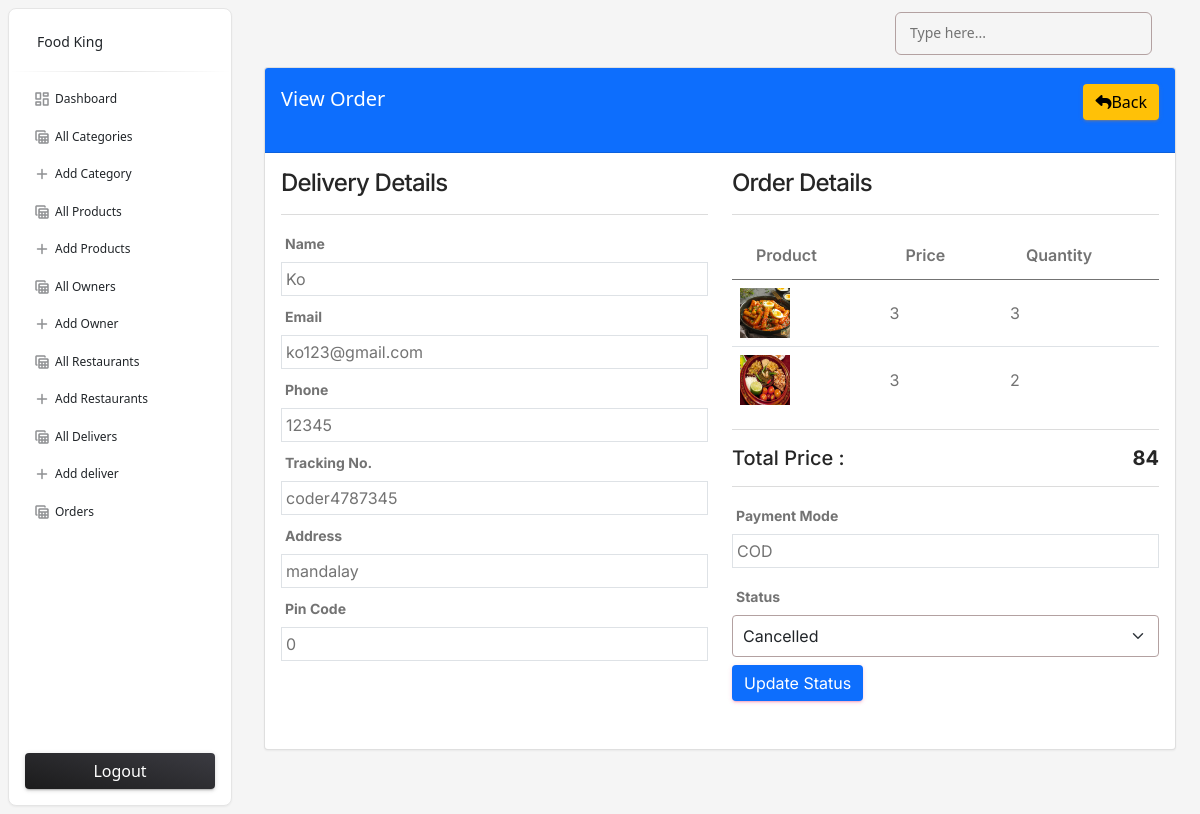
/admin/view-order.php?t=coder4787345 (signed in), run on the app's committed database.
### tables this page shows
CREATE TABLE `orders` (
  `id` int(10) NOT NULL,
  `tracking_no` varchar(225) NOT NULL,
  `user_id` int(10) NOT NULL,
  `name` varchar(225) NOT NULL,
  `email` varchar(225) NOT NULL,
  `phone` varchar(225) NOT NULL,
  `address` mediumtext NOT NULL,
  `pincode` int(225) NOT NULL,
  `total_price` int(225) NOT NULL,
  `payment_mode` varchar(225) NOT NULL,
  `payment_id` varchar(225) DEFAULT NULL,
  `status` tinyint(4) NOT NULL DEFAULT 0,
  `comments` varchar(225) DEFAULT NULL,
  `created_at` timestamp NOT NULL DEFAULT current_timestamp()
);

CREATE TABLE `products` (
  `id` int(10) NOT NULL,
  `category_id` int(10) NOT NULL,
  `name` varchar(225) NOT NULL,
  `slug` varchar(225) NOT NULL,
  `small_description` mediumtext NOT NULL,
  `description` mediumtext NOT NULL,
  `price` int(11) NOT NULL,
  `image` varchar(225) NOT NULL,
  `qty` int(11) NOT NULL,
  `status` tinyint(4) NOT NULL DEFAULT 0,
  `trending` tinyint(4) NOT NULL DEFAULT 0,
  `meta_title` mediumtext NOT NULL,
  `meta_description` mediumtext NOT NULL,
  `meta_keywords` mediumtext NOT NULL,
  `created_at` timestamp NOT NULL DEFAULT current_timestamp()
);

CREATE TABLE `order_items` (
  `id` int(10) NOT NULL,
  `order_id` int(225) NOT NULL,
  `prod_id` int(225) NOT NULL,
  `qty` int(225) NOT NULL,
  `price` int(225) NOT NULL,
  `created_at` timestamp NOT NULL DEFAULT current_timestamp()
);

### functions/myfunctions.php (called while the page is built, shortened)
<?php
include('../config/dbcon.php');
function checkTrackingNoValid($trackingNo)
{
    global $con;
    $query = "SELECT * FROM orders WHERE tracking_no='$trackingNo'";
    return mysqli_query($con, $query);
}
?>

### admin/view-order.php (the view, shortened to what this page needs)
<?php
include('../middleware/adminMiddleware.php');
include('includes/header.php');
if(isset($_GET['t']))
{
    $tracking_no = $_GET['t'];
    $orderdata = checkTrackingNoValid($tracking_no);
        ?>
        <?php
}
else
{
    ?>
      <h4>Something went wrong</h4>
    <?php
    die();
}
$data = mysqli_fetch_array($orderdata);
?>
<div class="container">
    <div class="row">
        <div class="col-md-12">
              <div class="card">
                      <div class="card-header bg-primary">
                         <span class="text-white fs-5">View Order</span>
                         <a href="orders.php" class="btn btn-warning float-end"><i class="fa fa-reply"></i>Back</a>
                      </div>
                      <div class="card-body">
                        <div class="row">
                            <div class="col-md-6">
                                <h4>Delivery Details</h4>
                                <hr>
                                <div class="row">
                                    <div class="col-md-12 mb-2">
                                      <label class="fw-bold">Name</label>
                                      <div class="border p-1">
                                           <?= $data['name'];?>
                                      </div>
                                    </div>
                                    <div class="col-md-12 mb-2">
                                      <label class="fw-bold">Email</label>
                                      <div class="border p-1">
                                           <?= $data['email'];?>
                                      </div>
                                    </div>
                                    <div class="col-md-12 mb-2">
                                      <label class="fw-bold">Phone</label>
                                      <div class="border p-1">
                                           <?= $data['phone'];?>
                                      </div>
                                    </div>
                                    <div class="col-md-12 mb-2">
                                      <label class="fw-bold">Tracking No.</label>
                                      <div class="border p-1">
                                           <?= $data['tracking_no'];?>
                                      </div>
                                    </div>
                                    <div class="col-md-12 mb-2">
                                      <label class="fw-bold">Address</label>
                                      <div class="border p-1">
                                           <?= $data['address'];?>
                                      </div>
                                    </div>
                                    <div class="col-md-12 mb-2">
                                      <label class="fw-bold">Pin Code</label>
                                      <div class="border p-1">
                                           <?= $data['pincode'];?>
                                      </div>
                                    </div>
                                </div>
                            </div>
                            <div class="col-md-6">
                                <h4>Order Details</h4>
                                <hr>
                                <table class="table">
                                    <thead>
                                        <tr>
                                            <th>Product</th>
                                            <th>Price</th>
                                            <th>Quantity</th>
                                        </tr>
                                    </thead>
                                    <tbody>
                                       <?php
                                          $order_query = "SELECT o.id as oid, o.tracking_no, o.user_id, oi.*,oi.qty as orderqty,p.* FROM orders o, order_items oi, products p WHERE oi.order_id=o.id AND p.id=oi.prod_id
                                                  AND o.tracking_no='$tracking_no'";
                                          $order_query_run = mysqli_query($con, $order_query);
                                          if(mysqli_num_rows($order_query_run) > 0)
                                          {
                                             foreach($order_query_run as $item)
                                            {
                                             ?>
                                               <tr>
                                                   <td class="align-middle">
                                                      <img src="../uploads/<?= $item['image']; ?>" width="50px" height="50px" alt="<?= $item['name']; ?>">
                                                   </td>
                                                   <td class="align-middle">
                                                     <?= $item['price'];?>
                                                   </td>
                                                   <td class="align-middle">
                                                     <?= $item['orderqty'];?>
                                                   </td>
                                                </tr>
                                             <?php
                                            }
                                          }
                                      ?>
                                    </tbody>
                                </table>
                                <hr>
                                <h5>Total Price : <span class="float-end fw-bold"><?= $data ['total_price'];?></span></h5>
                                <hr>
                                <label class="fw-bold">Payment Mode</label>
                                <div class="border p-1 mb-3">
                                    <?= $data['payment_mode']?>
                                </div>
                                <label class="fw-bold">Status</label>
                                <div class="mb-3">
                                  <form action="code.php" method="POST">
                                     <select name="order_status" class="form-select">
                                        <option value="2"<?= $data['status'] == 2?"selected":""?>>Cancelled</option>
                                     </select>
                                     <button type="submit" name="update_order_btn" class="btn btn-primary mt-2">Update Status</button>
                                  </form>
                                </div>
                            </div>
                        </div>
                      </div>
              </div>
        </div>
    </div>
</div>
<?php include('includes/footer.php'); ?>

### admin/includes/header.php (style rules this page uses)
.form-select { border: 1px solid #b3a1a1 !important; padding: 8px 10px; }

### data on the page
orders: name "Ko", email "ko123@gmail.com", phone "12345", tracking_no "coder4787345", address "mandalay", pincode "0", products.image (picture), products.price "3", order_items.qty "3", order_items.qty "2", total_price "84", payment_mode "COD", order_status "Cancelled"
